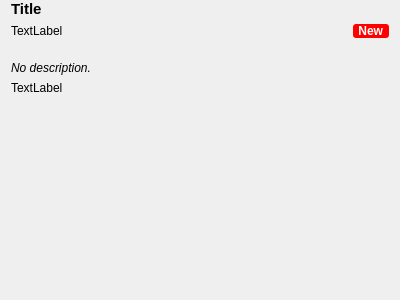
<?xml version="1.0" encoding="UTF-8"?>
<ui version="4.0">
 <class>EpisodeDetailWidget</class>
 <widget class="QWidget" name="EpisodeDetailWidget">
  <property name="geometry">
   <rect>
    <x>0</x>
    <y>0</y>
    <width>400</width>
    <height>300</height>
   </rect>
  </property>
  <property name="windowTitle">
   <string>EpisodeDetailWidget</string>
  </property>
  <property name="styleSheet">
   <string notr="true"/>
  </property>
  <layout class="QVBoxLayout" name="verticalLayout">
   <property name="topMargin">
    <number>0</number>
   </property>
   <item>
    <widget class="QLabel" name="title">
     <property name="sizePolicy">
      <sizepolicy hsizetype="Preferred" vsizetype="Minimum">
       <horstretch>0</horstretch>
       <verstretch>0</verstretch>
      </sizepolicy>
     </property>
     <property name="font">
      <font>
       <pointsize>11</pointsize>
       <weight>75</weight>
       <bold>true</bold>
      </font>
     </property>
     <property name="text">
      <string>Title</string>
     </property>
     <property name="wordWrap">
      <bool>true</bool>
     </property>
    </widget>
   </item>
   <item>
    <layout class="QHBoxLayout" name="horizontalLayout">
     <item>
      <widget class="QLabel" name="byline">
       <property name="sizePolicy">
        <sizepolicy hsizetype="Expanding" vsizetype="Preferred">
         <horstretch>0</horstretch>
         <verstretch>0</verstretch>
        </sizepolicy>
       </property>
       <property name="text">
        <string>TextLabel</string>
       </property>
      </widget>
     </item>
     <item>
      <widget class="QLabel" name="newLabel">
       <property name="sizePolicy">
        <sizepolicy hsizetype="Minimum" vsizetype="Preferred">
         <horstretch>0</horstretch>
         <verstretch>0</verstretch>
        </sizepolicy>
       </property>
       <property name="font">
        <font>
         <weight>75</weight>
         <bold>true</bold>
        </font>
       </property>
       <property name="styleSheet">
        <string notr="true">background-color: red; color: white; padding-right: 3px; border-radius: 3px;</string>
       </property>
       <property name="text">
        <string>New</string>
       </property>
       <property name="alignment">
        <set>Qt::AlignRight|Qt::AlignTrailing|Qt::AlignVCenter</set>
       </property>
      </widget>
     </item>
    </layout>
   </item>
   <item>
    <widget class="EpisodeControlWidget" name="controlWidget" native="true"/>
   </item>
   <item>
    <widget class="QScrollArea" name="scrollArea">
     <property name="frameShape">
      <enum>QFrame::NoFrame</enum>
     </property>
     <property name="widgetResizable">
      <bool>true</bool>
     </property>
     <widget class="QWidget" name="scrollAreaWidgetContents">
      <property name="geometry">
       <rect>
        <x>0</x>
        <y>0</y>
        <width>382</width>
        <height>230</height>
       </rect>
      </property>
      <layout class="QVBoxLayout" name="verticalLayout_2">
       <property name="leftMargin">
        <number>0</number>
       </property>
       <item>
        <widget class="QLabel" name="description">
         <property name="sizePolicy">
          <sizepolicy hsizetype="Preferred" vsizetype="Minimum">
           <horstretch>0</horstretch>
           <verstretch>0</verstretch>
          </sizepolicy>
         </property>
         <property name="text">
          <string>&lt;span style='font-style: italic'&gt;No description.&lt;/span&gt;</string>
         </property>
         <property name="alignment">
          <set>Qt::AlignLeading|Qt::AlignLeft|Qt::AlignTop</set>
         </property>
         <property name="wordWrap">
          <bool>true</bool>
         </property>
        </widget>
       </item>
       <item>
        <widget class="QLabel" name="metadata">
         <property name="text">
          <string>TextLabel</string>
         </property>
        </widget>
       </item>
       <item>
        <spacer name="verticalSpacer">
         <property name="orientation">
          <enum>Qt::Vertical</enum>
         </property>
         <property name="sizeType">
          <enum>QSizePolicy::MinimumExpanding</enum>
         </property>
         <property name="sizeHint" stdset="0">
          <size>
           <width>20</width>
           <height>40</height>
          </size>
         </property>
        </spacer>
       </item>
      </layout>
     </widget>
    </widget>
   </item>
  </layout>
 </widget>
 <layoutdefault spacing="6" margin="11"/>
 <customwidgets>
  <customwidget>
   <class>EpisodeControlWidget</class>
   <extends>QWidget</extends>
   <header>ui/widgets/episodecontrolwidget.h</header>
   <container>1</container>
  </customwidget>
 </customwidgets>
 <resources/>
 <connections/>
</ui>
